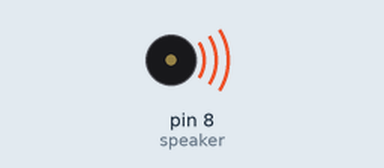
Simulated run of this sketch. Board: Arduino Uno, built with avr-gcc and run on an emulated ATmega328P. On the bench: buzzer (waves = sounding).

Above: at 0.2 s.
At 4.4 s:
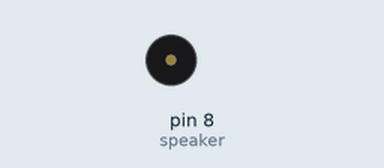
Timing chart, 0 to 5.8 s (numbered marks = the images above):
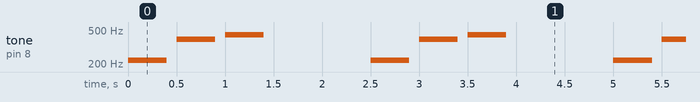

The sketch:

speaker.ino
```cpp
//speaker arduino pin
const int speaker = 8;

void setup() {
  //set speaker as output
  pinMode(speaker, OUTPUT);
}

void loop() {
  //play notes for 0.4s each, half second delay between tones
  //A3 note, 220hz
  tone(speaker, 220, 400);
  delay(500);
   // G4 note, 392hz
  tone(speaker, 392, 400);
  delay(500);
   // A4 note, 440hz
  tone(speaker, 440, 400);
  delay(500);
  //delay 1s
  delay(1000);
}
```

Measured:
- by itself, tone on pin 8 (speaker): repeats every 2.5 s: silent 0.10 s, 392 Hz 0.40 s, silent 0.10 s, 440 Hz 0.40 s, silent 1.1 s, 220 Hz 0.40 s
